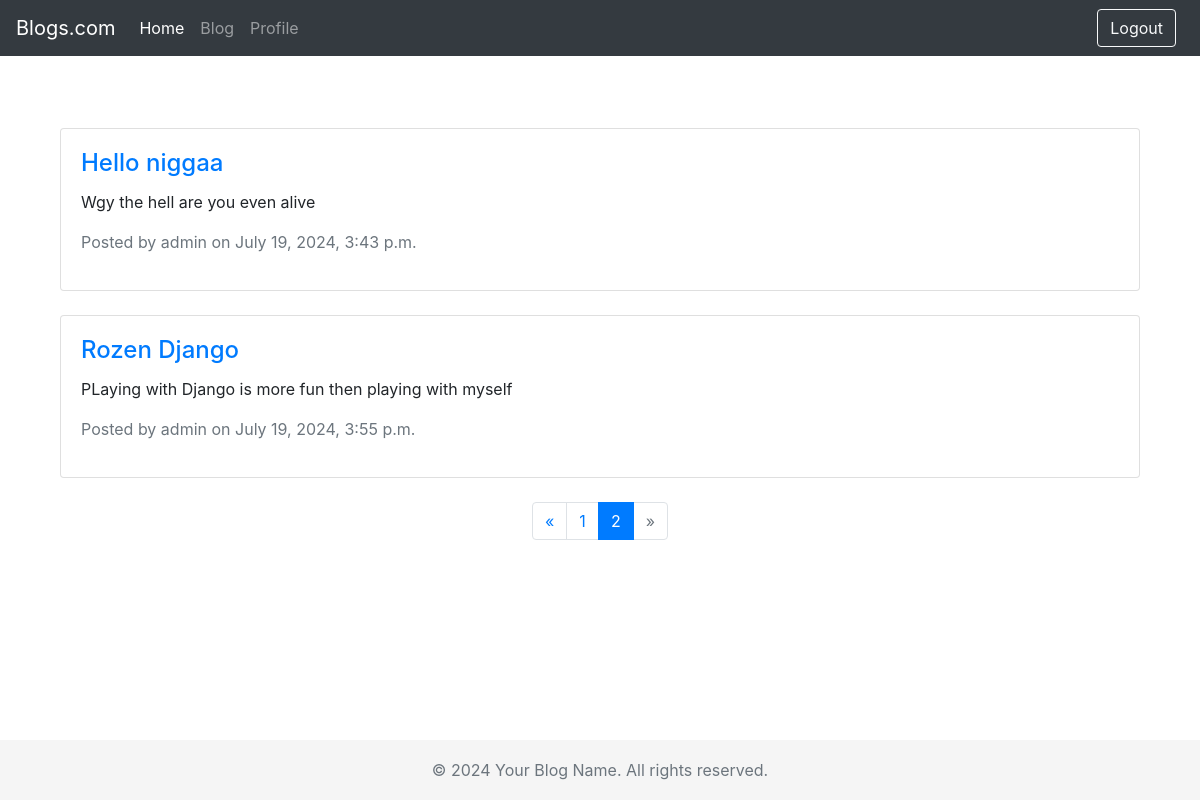
/post/?page=3 (signed in), run on an earlier commit of the app's database.
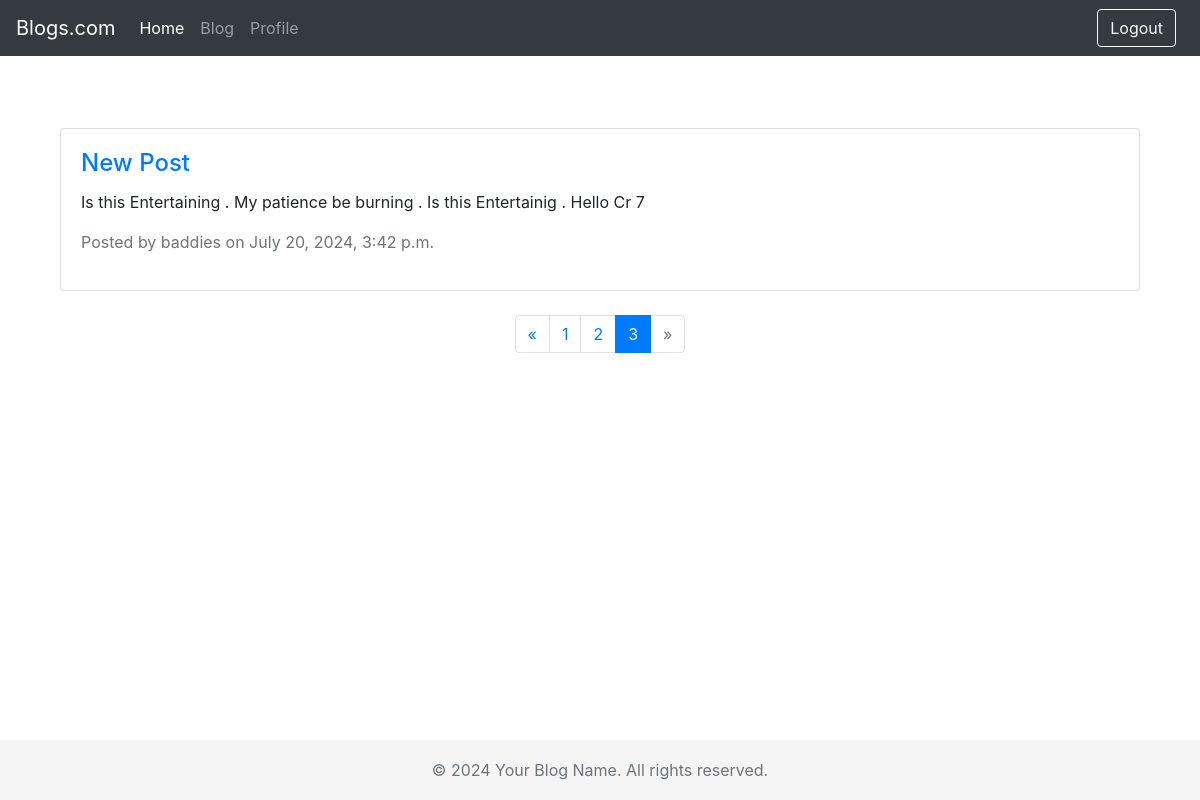
And on a later commit of the database.
### blog/models.py (models this page shows)
class post(models.Model):
    title = models.CharField(max_length=200)
    content = models.TextField()
    created_at = models.DateTimeField()
    author = models.ForeignKey(User,on_delete=models.CASCADE)

### blog/views.py (the view)
# urls.py: path('post/',page,name='post'),
@login_required(login_url='/login/')
def page(request):
    posts = post.objects.all()
    paginator = Paginator(posts, 2)  # Show 2 contacts per page.
    page_number = request.GET.get('page')
    page_obj = paginator.get_page(page_number)
    context = {
        'page_obj':page_obj
    }
    return render(request, 'posts.html', context)

### blog/Templates/posts.html (shortened to what this page needs)
{% extends 'base.html' %}
{% block content %}
<div class="container mt-5">
    <div class="row">
        {% for post in page_obj %}
            <div class="col-md-12 mb-4">
                <div class="card">
                    <div class="card-body">
                        <h4 class="card-title">
                            <a href="">{{ post.title }}</a>
                        </h4>
                        <p class="card-text">{{ post.content|truncatewords:30 }}</p>
                        <p class="text-muted">Posted by {{ post.author.username }} on {{ post.created_at }}</p>
                    </div>
                </div>
            </div>
        {% endfor %}
    </div>
    <div class="row">
        <div class="col-md-12">
            <nav aria-label="Page navigation example">
                <ul class="pagination justify-content-center">
                    {% if page_obj.has_previous %}
                        <li class="page-item">
                            <a class="page-link" href="?page={{ page_obj.previous_page_number }}" aria-label="Previous">
                                <span aria-hidden="true">&laquo;</span>
                            </a>
                        </li>
                    {% else %}
                        <li class="page-item disabled">
                            <span class="page-link" aria-hidden="true">&laquo;</span>
                        </li>
                    {% endif %}
                    {% for num in page_obj.paginator.page_range %}
                        {% if page_obj.number == num %}
                            <li class="page-item active">
                                <span class="page-link">{{ num }}<span class="sr-only">(current)</span></span>
                            </li>
                        {% elif num > page_obj.number|add:'-3' and num < page_obj.number|add:'3' %}
                            <li class="page-item">
                                <a class="page-link" href="?page={{ num }}">{{ num }}</a>
                            </li>
                        {% endif %}
                    {% endfor %}
                    {% if page_obj.has_next %}
                        <li class="page-item">
                            <a class="page-link" href="?page={{ page_obj.next_page_number }}" aria-label="Next">
                                <span aria-hidden="true">&raquo;</span>
                            </a>
                        </li>
                    {% else %}
                        <li class="page-item disabled">
                            <span class="page-link" aria-hidden="true">&raquo;</span>
                        </li>
                    {% endif %}
                </ul>
            </nav>
        </div>
    </div>
</div>
{% endblock %}

### blog/Templates/base.html (shortened to what this page needs)
<!DOCTYPE html>
<html lang="en">
<head>
    <link rel="stylesheet" href="https://stackpath.bootstrapcdn.com/bootstrap/4.5.2/css/bootstrap.min.css">
</head>
<body>
    <nav class="navbar navbar-expand-md navbar-dark bg-dark fixed-top">
        <a class="navbar-brand" href="{% url 'home'%}">Blogs.com</a>
        <div class="collapse navbar-collapse" id="navbarCollapse">
            <ul class="navbar-nav mr-auto">
                <li class="nav-item active">
                    <a class="nav-link" href="{% url 'home'%}">Home <span class="sr-only">(current)</span></a>
                </li>
                <li class="nav-item">
                    <a class="nav-link" href="{% url 'post' %}">Blog</a>
                </li>
                <li class="nav-item">
                    <a class="nav-link" href="{% url 'profile'%}">Profile</a>
                </li>
            </ul>
          {% if user.is_authenticated %}
          <form class="form-inline my-2 my-lg-0">
            <a class="btn btn-outline-light my-2 my-sm-0 mr-2" href="{% url 'logout' %}">Logout</a>
        </form>
        {% else %}
        <form class="form-inline my-2 my-lg-0">
            <a class="btn btn-outline-light my-2 my-sm-0 mr-2" href="{% url 'login' %}">Login</a>
            <a class="btn btn-primary my-2 my-sm-0" href="{% url 'register' %}">Sign Up</a>
        </form>
        {% endif %}
        </div>
    </nav>
    <main role="main" class="container">
        {% block content %}{% endblock %}
    </main>
    <footer class="footer">
        <div class="container">
            <span class="text-muted">© 2024 Your Blog Name. All rights reserved.</span>
        </div>
    </footer>
</body>
</html>

### blog/Templates/base.html (style rules this page uses)
body { padding-top: 5rem; }
.footer { position: fixed; bottom: 0; width: 100%; height: 60px; line-height: 60px; background-color: #f5f5f5; text-align: center; }

What changed in the data, as far as the page shows it:
no longer on this page (row unchanged): post: title "Hello niggaa", content "Wgy the hell are you even alive", author.username "admin", created_at "July 19, 2024, 3:43 p.m."
no longer on this page (row unchanged): post: title "Rozen Django", content "PLaying with Django is more fun then playing with myself", author.username "admin", created_at "July 19, 2024, 3:55 p.m."
added post: title "New Post", content "Is this Entertaining . My patience be burning . Is this Entertainig . Hello Cr 7", author.username "baddies", created_at "July 20, 2024, 3:42 p.m."
Also different on the page:
list line gone: "2"
new list line: "2"
new list line: "3"
